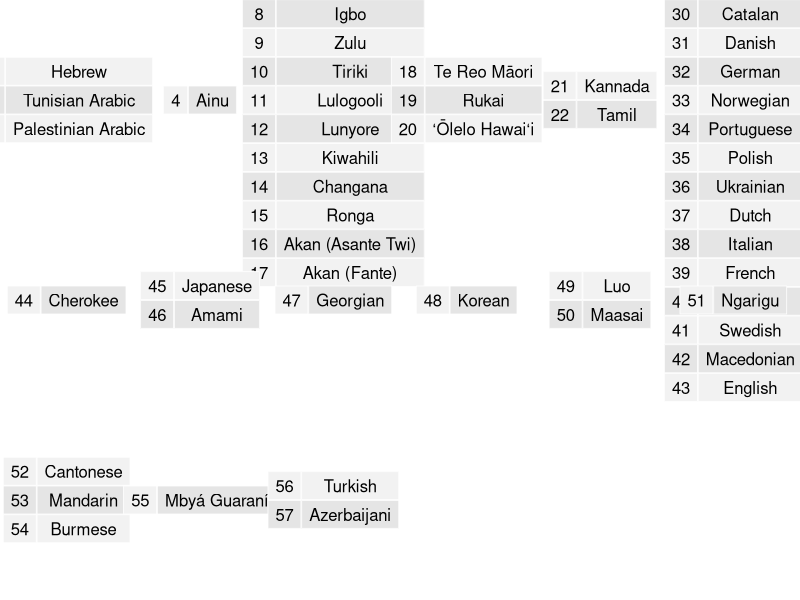
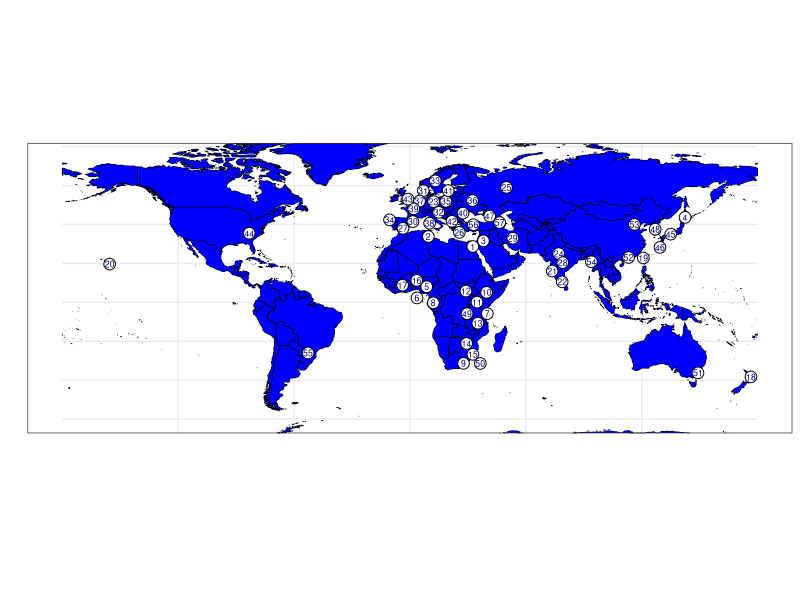

Reproduce these figures in R, in order.
##
library("ggplot2")
library("sf")
library("rnaturalearth")
library("rnaturalearthdata")
library("grid")
library("gridExtra")

##
INTERVAL <- 5

##
collabT_full <- read.csv('./data/CollaboratorsTable.csv')
collabT <- collabT_full[collabT_full$Confirmed == 'Y', ]

langlabel <- unique(data.frame(Lang = collabT$Native.fluent.language.name.by.collaborator,
                               Family = collabT$Language.family.according.to.Glottolog,
                        Longitude = collabT$Longitude, Latitude = collabT$Latitude, ID = 0))
idx <- sort(langlabel$Family, decreasing = FALSE, index=T)$ix
langlabel <- langlabel[idx, ]
langlabel$ID <- 1:nrow(langlabel)

dodge <- TRUE
while (dodge) {
  dodge <- FALSE
  
  for (i in 1:nrow(langlabel)) {
    fun_i <- function(x) sqrt(sum((as.numeric(x) - as.numeric(langlabel[i, 3:4]))^2))
    d <- apply(langlabel[, 3:4], MARGIN = 1, FUN = fun_i)
    
    st <- sort(d, decreasing = FALSE, index = TRUE)
    d_st <- st$x
    idx <- st$ix
    
    j <- 2
    if (d_st[j] < INTERVAL) {
      dir <- sign(langlabel$Latitude[i] - langlabel$Latitude[idx[j]])
      if (dir == 0) {
        dir <- 1
      }
      langlabel$Latitude[i] <- langlabel$Latitude[i] + sqrt(INTERVAL + 1)*dir
      
      dir <- sign(langlabel$Longitude[i] - langlabel$Longitude[idx[j]])
      if (dir == 0) {
        dir <- 1
      }
      langlabel$Longitude[i] <- langlabel$Longitude[i] + sqrt(INTERVAL + 1)*dir
      
      dodge <- TRUE
    }
  }
}

print("dodging...OK")

##
theme_set(theme_bw())
world <- ne_countries(scale = "medium", returnclass = "sf")

##
gobj<- ggplot(data = world) +
  geom_sf(color = "black", fill = "blue") +
  geom_point(data = langlabel, aes(x=Longitude, y=Latitude),
             size = 3.6, shape = 21, fill = "white") +
  geom_text(data = langlabel, aes(x=Longitude, y=Latitude, label=ID),
            size = 2.2, color = "darkblue", check_overlap = FALSE) + 
  xlab("") + ylab("") + ylim(c(-60.5, 75)) + 
  theme(axis.ticks.x = element_blank(), axis.text.x = element_blank())

##
FamilyList <- unique(langlabel$Family)
langtable <- vector(mode = "list", length = length(FamilyList))
for (i in 1:length(FamilyList)) {
  idx <- langlabel$Family == FamilyList[i]
  langtable[[i]] <- tableGrob(cbind(langlabel[idx, 5], langlabel[idx, 1]))
}

##
g <- grid.arrange(grobs = langtable, nrow = 3, ncol = 6)

##
ggsave(file = "./output/CollabMap.png", plot = gobj, width = 8, height = 7)
